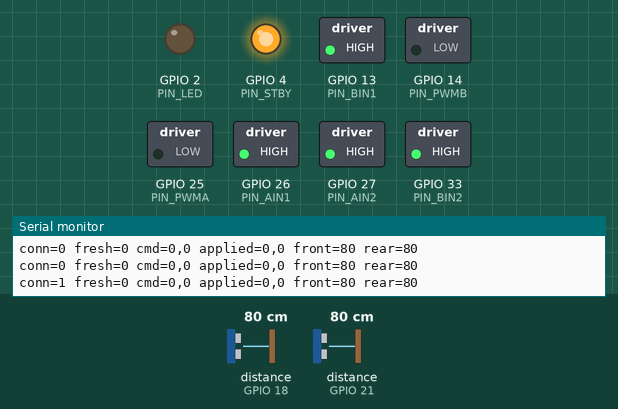
The sketch below on a simulated ESP32. Parts: switched loads named in the sketch (green lamp = pin HIGH), output pins drawn as LEDs (lit = HIGH), the last lines printed to the serial monitor. Wiring (inferred from the names in the program): 2 × ultrasonic range finder: trigger GPIO 5, echo GPIO 18 / trigger GPIO 19, echo GPIO 21. The inputs (shaded band) are chosen by the test bench; at power-on: distance to the obstacle (sensors on GPIO 18, GPIO 21) 80 cm. The echo pulse lasts 58.3 µs per cm; nothing arrives over Bluetooth unless stated; a phone connects over Bluetooth LE 3 s after start; pins used as bus, display or sensor lines are not drawn.

Above: at 3.1 s.
At 39.75 s:
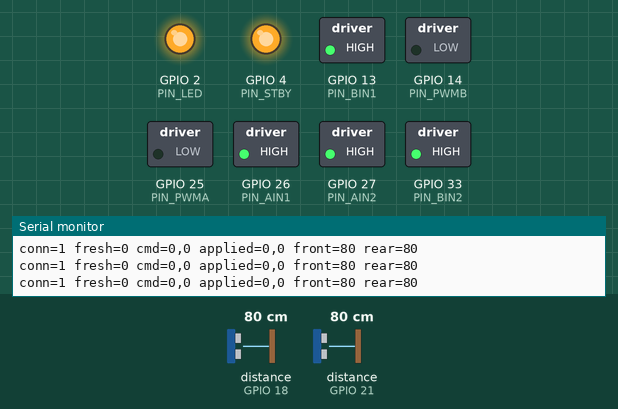
Timing chart, 0 to 40.0 s (numbered marks = the images above):
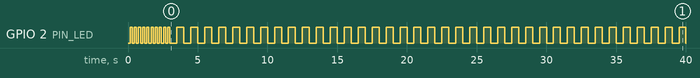

The sketch:

navigator.ino
```cpp
// Navigator firmware v1: ESP32 + TB6612 + 2x HC-SR04, driven by the phone over BLE.
// Written for ESP32 Arduino core 3.x (ledcAttach, String getValue()). Does NOT build on 2.x.
// Spec: docs/03_CONTRACTS.md section 1 and docs/01_ROBOTICS_PLAN.md section 2.
// Safety (watchdog, sonar stops, disconnect stop) lives here and never depends on the phone.
#include <BLEDevice.h>
#include <BLEServer.h>
#include <BLEUtils.h>
#include <BLE2902.h>
#include "safety.h"   // pure safety/motion logic + tuning constants (host-tested, firmware/test/)

// ---------------------------------------------------------------- constants
#define SERVICE_UUID "6E400001-B5A3-F393-E0A9-E50E24DCCA9E"
#define RX_UUID      "6E400002-B5A3-F393-E0A9-E50E24DCCA9E"  // phone -> ESP32 (write)
#define TX_UUID      "6E400003-B5A3-F393-E0A9-E50E24DCCA9E"  // ESP32 -> phone (notify)

// Pins (docs/01_ROBOTICS_PLAN.md 1.2)
const int PIN_STBY = 4;
const int PIN_PWMA = 25, PIN_AIN1 = 26, PIN_AIN2 = 27;   // left
const int PIN_PWMB = 14, PIN_BIN1 = 13, PIN_BIN2 = 33;   // right
const int PIN_FRONT_TRIG = 19, PIN_FRONT_ECHO = 21;
const int PIN_REAR_TRIG  = 5,  PIN_REAR_ECHO  = 18;
const int PIN_LED = 2;

// Motor tuning. Set from bench tests 3, 7, 8 (plan 1.3). Placeholders until measured.
// MAX_PWM, PWM_MIN, LEFT/RIGHT_SIGN, LEFT/RIGHT_TRIM now live in safety.h
const int PWM_FREQ_HZ = 20000;
const int PWM_BITS    = 8;

// Timing
// WATCHDOG_MS, LOOP_MS, SLEW_PER_TICK, SONAR_TIMEOUT_US now live in safety.h
const unsigned long SONAR_SLOT_MS = 50;  // alternate front/rear
const unsigned long STATUS_MS   = 200;   // 5 Hz
const unsigned long DEBUG_MS    = 500;   // 2 Hz

// Safety thresholds (FRONT_STOP_CM, REAR_STOP_CM, NO_ECHO_CM) and status FLAG_* now live in safety.h

// ---------------------------------------------------------------- shared state
BLEServer* server = nullptr;
BLECharacteristic* txChar = nullptr;
volatile bool connected = false;
volatile int cmdL = 0, cmdR = 0;           // last command from the phone
volatile unsigned long lastCmdMs = 0;
volatile bool cmdValid = false;            // false at boot, after STOP, after disconnect
volatile bool pongPending = false;
portMUX_TYPE commandMux = portMUX_INITIALIZER_UNLOCKED;
char rxBuffer[24];
size_t rxLength = 0;
bool rxOverflow = false;

int appliedL = 0, appliedR = 0;            // speeds actually applied (-255..255)

// ---------------------------------------------------------------- motors
void fatal(const char* why) {
  digitalWrite(PIN_STBY, LOW);
  for (;;) {                               // motors stay off; fast blink so it is noticed
    Serial.printf("FATAL: %s\n", why);
    digitalWrite(PIN_LED, !digitalRead(PIN_LED));
    delay(150);
  }
}

// One side of the TB6612. v in -255..255 after safety and ramping.
void driveSide(int pwmPin, int in1, int in2, int v, int sign, int trim) {
  nav::SideDrive d = nav::sideDrive(v, sign, trim);   // brake (IN1=IN2=HIGH, PWM 0) when v == 0
  digitalWrite(in1, d.in1High ? HIGH : LOW);
  digitalWrite(in2, d.in2High ? HIGH : LOW);
  ledcWrite(pwmPin, d.pwm);
}

void applyMotors(int l, int r) {
  driveSide(PIN_PWMA, PIN_AIN1, PIN_AIN2, l, LEFT_SIGN, LEFT_TRIM);
  driveSide(PIN_PWMB, PIN_BIN1, PIN_BIN2, r, RIGHT_SIGN, RIGHT_TRIM);
}

// ---------------------------------------------------------------- sonar
// Echo timing is done in interrupts so the 10 ms control loop never blocks.
struct Sonar {
  int trigPin, echoPin;
  volatile uint32_t riseUs;
  volatile uint32_t widthUs;
  volatile bool done;
  int hist[3];
  int cm;                                  // median of last 3, 999 = no echo
  bool fresh;                              // true for the loop pass after sonarTick published a new cm
};
Sonar sonars[2] = {
  {PIN_FRONT_TRIG, PIN_FRONT_ECHO, 0, 0, false, {NO_ECHO_CM, NO_ECHO_CM, NO_ECHO_CM}, NO_ECHO_CM, false},
  {PIN_REAR_TRIG,  PIN_REAR_ECHO,  0, 0, false, {NO_ECHO_CM, NO_ECHO_CM, NO_ECHO_CM}, NO_ECHO_CM, false},
};
int sonarActive = -1;                      // index being measured, -1 before first trigger

void IRAM_ATTR echoEdge(Sonar& s) {
  uint32_t t = micros();
  if (digitalRead(s.echoPin)) { s.riseUs = t; }
  else { s.widthUs = t - s.riseUs; s.done = true; }
}
void IRAM_ATTR frontEdge() { echoEdge(sonars[0]); }
void IRAM_ATTR rearEdge()  { echoEdge(sonars[1]); }

void sonarTick(unsigned long now) {
  static unsigned long lastSlot = 0;
  if (now - lastSlot < SONAR_SLOT_MS) return;
  lastSlot = now;

  if (sonarActive >= 0) {                  // collect the previous measurement
    Sonar& p = sonars[sonarActive];
    int cm = nav::echoToCm(p.done, p.widthUs);
    p.hist[0] = p.hist[1]; p.hist[1] = p.hist[2]; p.hist[2] = cm;
    p.cm = nav::median3(p.hist);
    p.fresh = true;                        // one new measurement: feeds the release hysteresis (safety.h)
  }
  sonarActive = (sonarActive + 1) % 2;     // -1 -> 0 on the first call
  Sonar& s = sonars[sonarActive];
  s.done = false;
  digitalWrite(s.trigPin, HIGH);
  delayMicroseconds(10);
  digitalWrite(s.trigPin, LOW);
}

// ---------------------------------------------------------------- BLE
class ServerCb : public BLEServerCallbacks {
  void onConnect(BLEServer*) override {
    portENTER_CRITICAL(&commandMux);
    cmdL = cmdR = 0;
    cmdValid = false;
    pongPending = false;
    rxLength = 0; rxOverflow = false;
    connected = true;
    portEXIT_CRITICAL(&commandMux);
  }
  void onDisconnect(BLEServer*) override {
    portENTER_CRITICAL(&commandMux);
    connected = false;
    cmdValid = false;                      // loop() brakes within one tick
    cmdL = cmdR = 0;
    pongPending = false;
    rxLength = 0; rxOverflow = false;
    portEXIT_CRITICAL(&commandMux);
    BLEDevice::startAdvertising();
  }
};

void handleLine(const char* line) {
  int l, r;
  switch (nav::classifyLine(line, l, r)) {
    case nav::LINE_STOP:
      cmdL = cmdR = 0;
      cmdValid = false;
      break;
    case nav::LINE_PING:
      pongPending = true;
      break;
    case nav::LINE_SPEEDS:
      cmdL = l; cmdR = r;
      lastCmdMs = millis();
      cmdValid = true;
      break;
    default:
      break;
  }
}

class RxCb : public BLECharacteristicCallbacks {
  void onWrite(BLECharacteristic* c) override {
    String v = c->getValue();
    portENTER_CRITICAL(&commandMux);
    if (!connected) { portEXIT_CRITICAL(&commandMux); return; }
    for (size_t i = 0; i < v.length(); i++) {
      char ch = v[i];
      if (nav::rxFeed(rxBuffer, sizeof(rxBuffer), rxLength, rxOverflow, ch)) handleLine(rxBuffer);
    }
    portEXIT_CRITICAL(&commandMux);
  }
};

void setupBle() {
  BLEDevice::init("Navigator");
  BLEDevice::setMTU(185);                  // status line is ~35 bytes; default MTU only carries 20
  server = BLEDevice::createServer();
  if (!server) fatal("BLE server");
  server->setCallbacks(new ServerCb());
  BLEService* svc = server->createService(SERVICE_UUID);
  if (!svc) fatal("BLE service");
  BLECharacteristic* rx = svc->createCharacteristic(
      RX_UUID, BLECharacteristic::PROPERTY_WRITE | BLECharacteristic::PROPERTY_WRITE_NR);
  rx->setCallbacks(new RxCb());
  txChar = svc->createCharacteristic(TX_UUID, BLECharacteristic::PROPERTY_NOTIFY);
  txChar->addDescriptor(new BLE2902());
  svc->start();
  BLEAdvertising* adv = BLEDevice::getAdvertising();
  adv->addServiceUUID(SERVICE_UUID);
  adv->setScanResponse(true);
  BLEDevice::startAdvertising();
}

void notifyText(const char* s) {
  size_t length = strlen(s);
  for (size_t offset = 0; offset < length; offset += 20) {
    size_t count = min((size_t)20, length - offset);
    txChar->setValue((uint8_t*)s + offset, count);
    txChar->notify();
  }
}

// ---------------------------------------------------------------- setup / loop
void setup() {
  Serial.begin(115200);
  pinMode(PIN_LED, OUTPUT);
  pinMode(PIN_STBY, OUTPUT);
  digitalWrite(PIN_STBY, LOW);             // motors disabled until BLE is up
  const int dirPins[] = {PIN_AIN1, PIN_AIN2, PIN_BIN1, PIN_BIN2};
  for (int p : dirPins) { pinMode(p, OUTPUT); digitalWrite(p, HIGH); }  // brake
  if (!ledcAttach(PIN_PWMA, PWM_FREQ_HZ, PWM_BITS) || !ledcAttach(PIN_PWMB, PWM_FREQ_HZ, PWM_BITS))
    fatal("LEDC attach");
  ledcWrite(PIN_PWMA, 0);
  ledcWrite(PIN_PWMB, 0);

  for (Sonar& s : sonars) {
    pinMode(s.trigPin, OUTPUT);
    digitalWrite(s.trigPin, LOW);
    pinMode(s.echoPin, INPUT);
  }
  attachInterrupt(digitalPinToInterrupt(PIN_FRONT_ECHO), frontEdge, CHANGE);
  attachInterrupt(digitalPinToInterrupt(PIN_REAR_ECHO), rearEdge, CHANGE);

  setupBle();
  digitalWrite(PIN_STBY, HIGH);            // only after BLE init succeeded
  Serial.println("advertising as Navigator");
}

void loop() {
  static unsigned long nextTick = 0, lastStatus = 0, lastDebug = 0;
  unsigned long now = millis();
  if ((long)(now - nextTick) < 0) { delay(1); return; }
  nextTick = now + LOOP_MS;

  static nav::BlockLatch frontLatch, rearLatch;
  sonarTick(now);
  int front = sonars[0].cm, rear = sonars[1].cm;
  // Blocked flags engage on one close reading, release after 3 clear ones; count measurements, not ticks.
  bool frontBlocked = nav::updateFrontBlock(frontLatch, sonars[0].fresh, front);
  bool rearBlocked  = nav::updateRearBlock(rearLatch, sonars[1].fresh, rear);
  sonars[0].fresh = sonars[1].fresh = false;

  portENTER_CRITICAL(&commandMux);
  unsigned long last = lastCmdMs;
  bool valid = cmdValid, connectedNow = connected;
  int requestedL = cmdL, requestedR = cmdR;
  bool sendPong = pongPending;
  pongPending = false;
  portEXIT_CRITICAL(&commandMux);
  bool fresh = nav::commandFresh(valid, connectedNow, now, last);   // signed age: see safety.h

  // Watchdog/STOP/disconnect brake and zero with no ramp; otherwise clamp, slew, clamp again (safety.h).
  nav::computeApplied(fresh, requestedL, requestedR, frontBlocked, rearBlocked, appliedL, appliedR);
  applyMotors(appliedL, appliedR);

  // LED: solid when commands are fresh, slow blink when connected and idle, fast blink when advertising
  if (fresh)          digitalWrite(PIN_LED, HIGH);
  else if (connectedNow) digitalWrite(PIN_LED, (now / 500) % 2);
  else                digitalWrite(PIN_LED, (now / 150) % 2);

  if (connectedNow && sendPong) { notifyText("PONG\n"); }

  if (connectedNow && now - lastStatus >= STATUS_MS) {
    lastStatus = now;
    int flags = nav::statusFlags(fresh, frontBlocked, rearBlocked);
    char buf[64];
    snprintf(buf, sizeof(buf), "T,%lu,%d,%d,%d,%d,%d\n", now, appliedL, appliedR, front, rear, flags);
    notifyText(buf);
  }

  if (now - lastDebug >= DEBUG_MS) {
    lastDebug = now;
    Serial.printf("conn=%d fresh=%d cmd=%d,%d applied=%d,%d front=%d rear=%d\n", (int)connectedNow, (int)fresh,
                  requestedL, requestedR, appliedL, appliedR, front, rear);
  }
}
```

Source omitted: safety.h (8220 bytes)

Measured:
- by itself, GPIO 2 (PIN_LED): goes 9 × (HIGH 0.15 s, LOW 0.15 s), HIGH 0.15 s, 37 × (LOW 0.50 s, HIGH 0.50 s), then LOW
